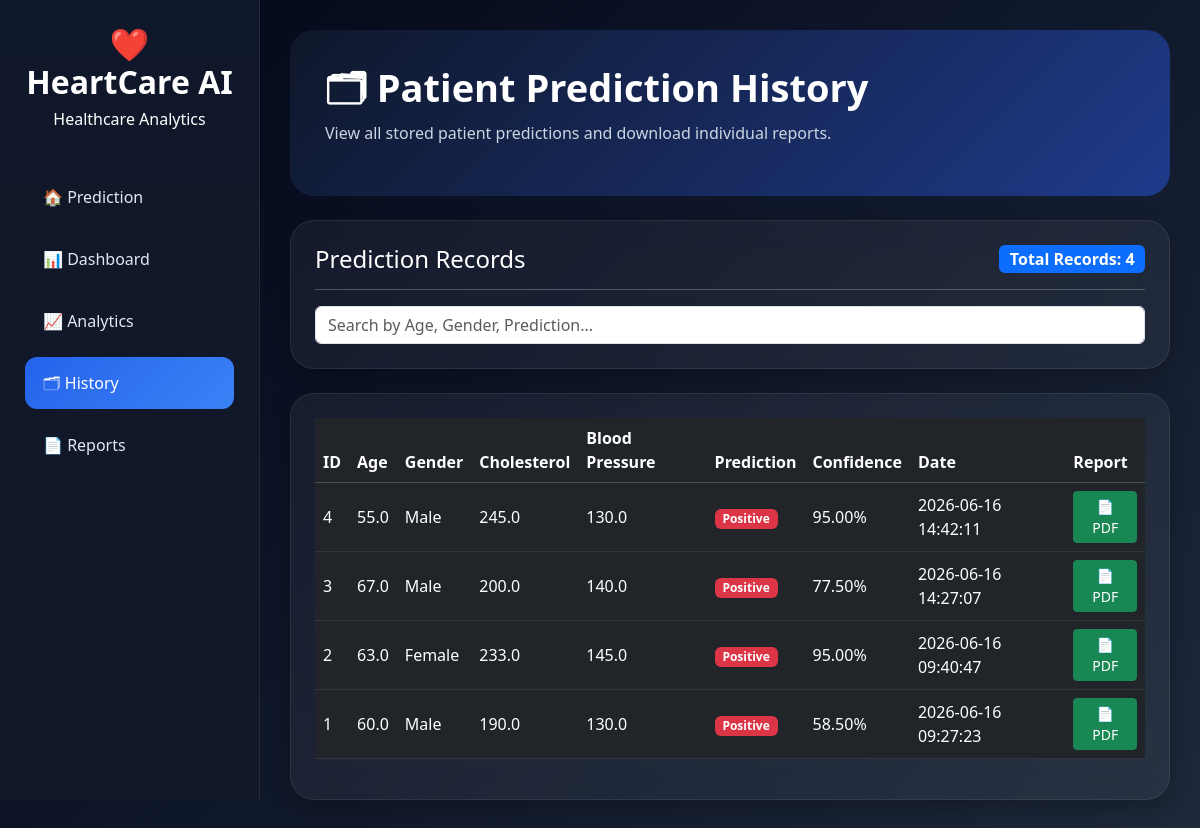
The app's page /history with its own data.
### tables this page shows
CREATE TABLE predictions (

        id INTEGER PRIMARY KEY AUTOINCREMENT,

        age REAL,

        gender TEXT,

        cholesterol REAL,

        bp REAL,

        prediction TEXT,

        confidence REAL,

        created_at TIMESTAMP DEFAULT CURRENT_TIMESTAMP

    );

### app.py (the view)
@app.route("/history")
def history():
    conn = sqlite3.connect("database.db")
    cursor = conn.cursor()
    cursor.execute("""
        SELECT *
        FROM predictions
        ORDER BY id DESC
    """)
    rows = cursor.fetchall()
    conn.close()
    return render_template(
        "history.html",
        active_page="history",
        rows=rows
    )

### templates/history.html (shortened to what this page needs)
{% extends "base.html" %}
{% block content %}
<div class="hero-section mb-4">
    <h1>🗂 Patient Prediction History</h1>
    <p>
        View all stored patient predictions and download individual reports.
    </p>
</div>
<div class="glass-card p-4 mb-4">
    <div class="d-flex justify-content-between align-items-center">
        <h4 class="mb-0">
            Prediction Records
        </h4>
        <span class="badge bg-primary fs-6">
            Total Records: {{ rows|length }}
        </span>
    </div>
    <hr>
    <input
        type="text"
        id="searchInput"
        class="form-control"
        placeholder="Search by Age, Gender, Prediction..."
    >
</div>
<div class="glass-card p-4">
    <div class="table-responsive">
        <table
            class="table table-dark table-hover align-middle"
            id="historyTable"
        >
            <thead>
                <tr>
                    <th>ID</th>
                    <th>Age</th>
                    <th>Gender</th>
                    <th>Cholesterol</th>
                    <th>Blood Pressure</th>
                    <th>Prediction</th>
                    <th>Confidence</th>
                    <th>Date</th>
                    <th>Report</th>
                </tr>
            </thead>
            <tbody>
                {% for row in rows %}
                <tr>
                    <td>
                        {{ row[0] }}
                    </td>
                    <td>
                        {{ row[1] }}
                    </td>
                    <td>
                        {{ row[2] }}
                    </td>
                    <td>
                        {{ row[3] }}
                    </td>
                    <td>
                        {{ row[4] }}
                    </td>
                    <td>
                        {% if "Heart Disease Detected" in row[5] %}
                            <span class="badge bg-danger">
                                Positive
                            </span>
                        {% else %}
                            <span class="badge bg-success">
                                Negative
                            </span>
                        {% endif %}
                    </td>
                    <td>
                        {{ "%.2f"|format(row[6]) }}%
                    </td>
                    <td>
                        {{ row[7] }}
                    </td>
                    <td>
                        <a
                            href="/patient-report/{{ row[0] }}"
                            class="btn btn-success btn-sm"
                        >
                            📄 PDF
                        </a>
                    </td>
                </tr>
                {% endfor %}
            </tbody>
        </table>
    </div>
</div>
{% endblock %}

### templates/base.html (shortened to what this page needs)
<!DOCTYPE html>
<html lang="en">
<head>
    <link
        href="https://cdn.jsdelivr.net/npm/bootstrap@5.3.3/dist/css/bootstrap.min.css"
        rel="stylesheet">
    <link
        rel="stylesheet"
        href="{{ url_for('static', filename='style.css') }}">
</head>
<body>
<div class="layout">
    <aside class="sidebar">
        <div class="logo">
            <h2>❤️ HeartCare AI</h2>
            <p>Healthcare Analytics</p>
        </div>
        <nav>
            <a href="/"
               class="nav-link-custom {% if active_page == 'prediction' %}active-link{% endif %}">
                🏠 Prediction
            </a>
            <a href="/dashboard"
               class="nav-link-custom {% if active_page == 'dashboard' %}active-link{% endif %}">
                📊 Dashboard
            </a>
            <a href="/analytics"
               class="nav-link-custom {% if active_page == 'analytics' %}active-link{% endif %}">
                📈 Analytics
            </a>
            <a href="/history"
               class="nav-link-custom {% if active_page == 'history' %}active-link{% endif %}">
                🗂 History
            </a>
            <a href="/reports"
               class="nav-link-custom {% if active_page == 'reports' %}active-link{% endif %}">
                📄 Reports
            </a>
        </nav>
    </aside>
    <main class="main">
        {% block content %}
        {% endblock %}
    </main>
</div>
</body>
</html>

### static/style.css (style rules this page uses)
* { margin:0; padding:0; box-sizing:border-box; }
body { font-family:'Segoe UI',sans-serif; background: linear-gradient( 135deg, #020617, #0f172a, #1e293b ); color:white; min-height:100vh; }
.sidebar { position:fixed; left:0; top:0; width:260px; height:100vh; background: linear-gradient( 180deg, #0f172a, #111827 ); border-right: 1px solid rgba(255,255,255,.08); padding:25px; z-index:1000; }
.logo { text-align:center; margin-bottom:40px; }
.logo h2 { color:white; margin-bottom:5px; font-weight:700; }
.nav-link-custom { display:block; color:#e2e8f0; text-decoration:none; padding:14px 18px; margin-bottom:10px; border-radius:12px; transition:.3s; }
.active-link { background: linear-gradient( 135deg, #2563eb, #3b82f6 ); color:white !important; }
.main { margin-left:260px; width:calc(100% - 260px); padding:30px; min-height:100vh; }
.hero-section { background:linear-gradient( 135deg, #0f172a, #1e3a8a ); padding:35px; border-radius:24px; margin-bottom:25px; width:100%; overflow:hidden; }
.hero-section h1 { font-size:38px; margin-bottom:10px; font-weight:700; }
.hero-section p { color:#cbd5e1; font-size:16px; }
.glass-card { background: rgba(255,255,255,.05); backdrop-filter:blur(15px); border: 1px solid rgba(255,255,255,.08); border-radius:24px; padding:30px; box-shadow: 0 8px 25px rgba(0,0,0,.25); margin-bottom:25px; }
table { width:100%; border-collapse:collapse; }
table th { background:#1e293b; color:white; padding:15px; }
table td { padding:15px; border-bottom: 1px solid rgba(255,255,255,.08); }

### records on screen
predictions: id "4", age "55.0", gender "Male", cholesterol "245.0", bp "130.0", shows "Positive", confidence "95.00", created_at "2026-06-16 14:42:11"
predictions: id "3", age "67.0", gender "Male", cholesterol "200.0", bp "140.0", shows "Positive", confidence "77.50", created_at "2026-06-16 14:27:07"
predictions: id "2", age "63.0", gender "Female", cholesterol "233.0", bp "145.0", shows "Positive", confidence "95.00", created_at "2026-06-16 09:40:47"
predictions: id "1", age "60.0", gender "Male", cholesterol "190.0", bp "130.0", shows "Positive", confidence "58.50", created_at "2026-06-16 09:27:23"

### other values on screen
{{ rows|length }} "4"
